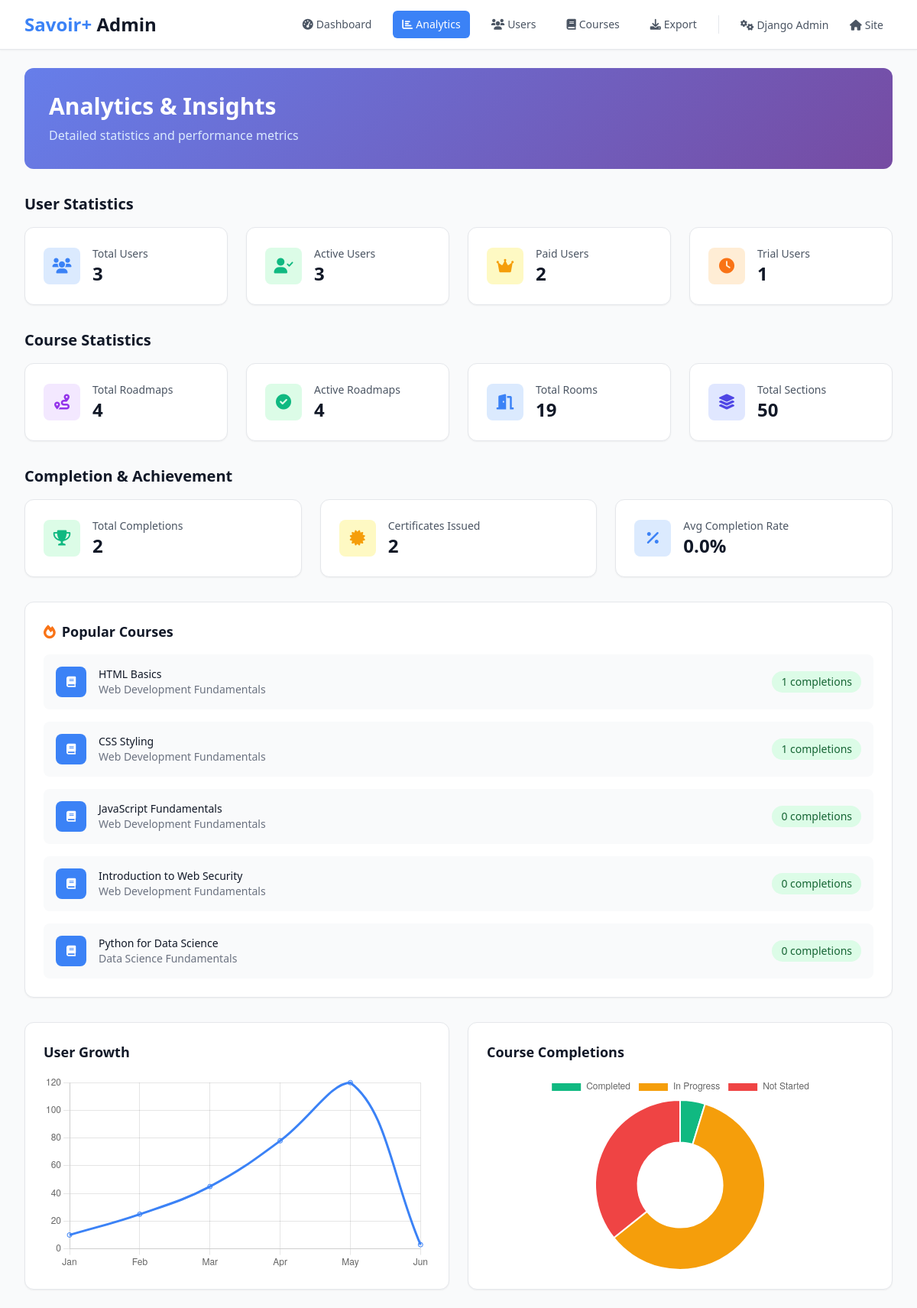
Page /manage/analytics/ (signed in) on the earlier database version.
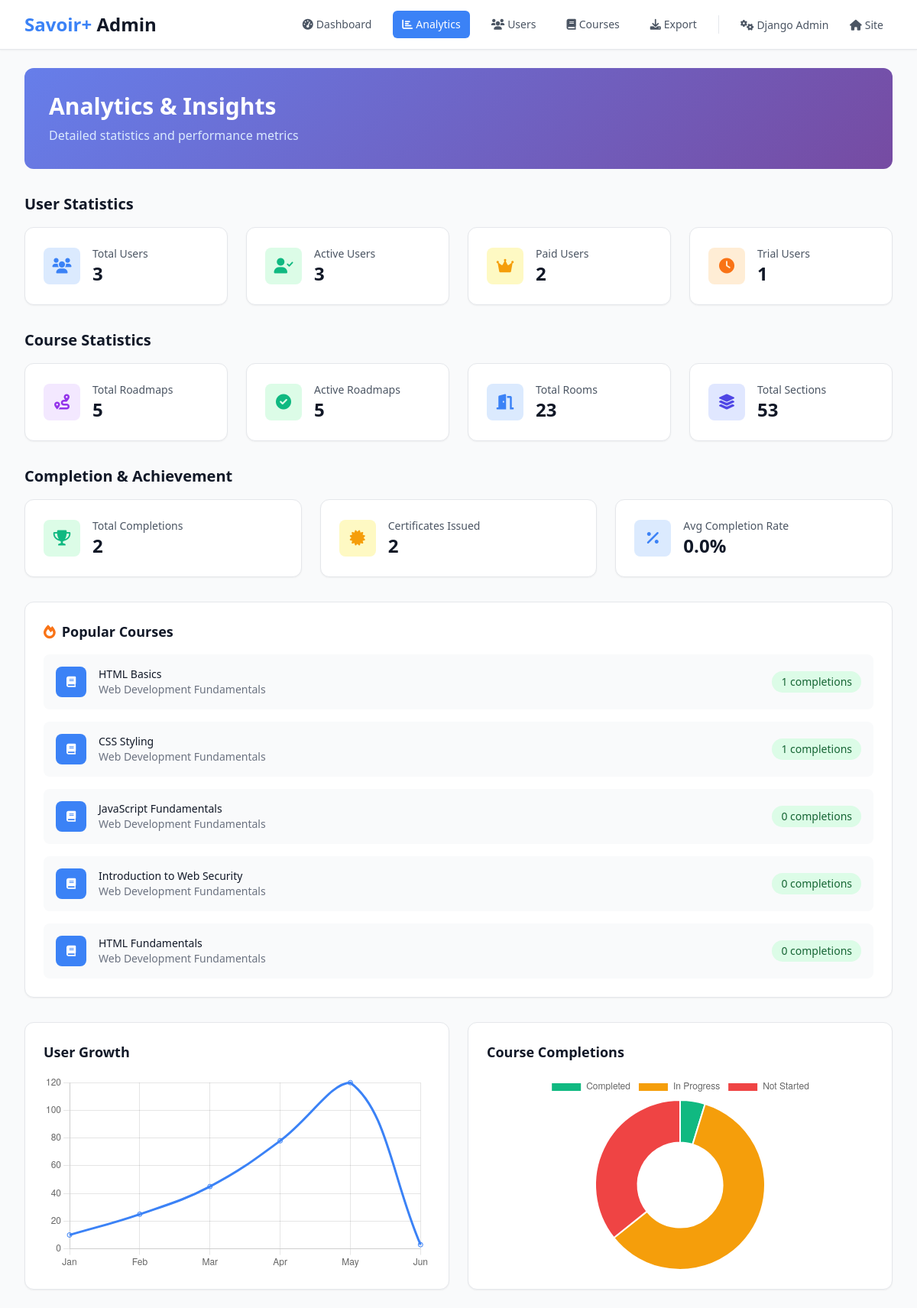
Same page on the later database version.
### lms/models.py (models this page shows, shortened)
class Room(models.Model):
    title = models.CharField(max_length=200, verbose_name=_('Title'))
    title_fr = models.CharField(max_length=200, blank=True, verbose_name=_('Title (French)'))
    description = models.TextField(verbose_name=_('Description'))
    description_fr = models.TextField(blank=True, verbose_name=_('Description (French)'))
    roadmap = models.ForeignKey(Roadmap, on_delete=models.CASCADE, related_name='rooms', verbose_name=_('Roadmap'))
    prerequisite_room = models.ForeignKey('self', on_delete=models.SET_NULL, blank=True, null=True, verbose_name=_('Prerequisite Room'))
    order = models.PositiveIntegerField(default=0, verbose_name=_('Order'))
    is_active = models.BooleanField(default=True, verbose_name=_('Is Active'))
    created_at = models.DateTimeField(auto_now_add=True)
    class Meta:
        verbose_name = _('Room')
        verbose_name_plural = _('Rooms')
        ordering = ['roadmap', 'order']

class Roadmap(models.Model):
    title = models.CharField(max_length=200, verbose_name=_('Title'))
    title_fr = models.CharField(max_length=200, blank=True, verbose_name=_('Title (French)'))
    description = models.TextField(verbose_name=_('Description'))
    description_fr = models.TextField(blank=True, verbose_name=_('Description (French)'))
    is_active = models.BooleanField(default=True, verbose_name=_('Is Active'))
    created_at = models.DateTimeField(auto_now_add=True)
    class Meta:
        verbose_name = _('Roadmap')
        verbose_name_plural = _('Roadmaps')

### lms/views.py (the view)
# urls.py: path('manage/analytics/', views.admin_analytics, name='admin_analytics'),
@user_passes_test(is_staff_or_superuser)
def admin_analytics(request):
    user_stats = {
        'total_users': User.objects.count(),
        'active_users': User.objects.filter(is_active=True).count(),
        'paid_users': User.objects.filter(is_paid_user=True).count(),
        'trial_users': User.objects.filter(is_paid_user=False, is_active=True).count(),
    }
    course_stats = {
        'total_roadmaps': Roadmap.objects.count(),
        'active_roadmaps': Roadmap.objects.filter(is_active=True).count(),
        'total_rooms': Room.objects.count(),
        'total_sections': Section.objects.count(),
    }
    completion_stats = {
        'total_completions': RoomCompletion.objects.filter(is_completed=True).count(),
        'certificates_issued': Certificate.objects.filter(is_valid=True).count(),
        'avg_completion_rate': 0,  # Calculate based on your needs
    }
    popular_courses = Room.objects.annotate(
        completion_count=Count('roomcompletion')
    ).order_by('-completion_count')[:5]
    context = {
        'user_stats': user_stats,
        'course_stats': course_stats,
        'completion_stats': completion_stats,
        'popular_courses': popular_courses,
    }
    return render(request, 'admin/analytics.html', context)

### lms/models.py (called while the page is built)
    def save(self, *args, **kwargs):
        if not self.trial_start_date:
            from django.utils import timezone
            self.trial_start_date = timezone.now()
        if not self.trial_end_date and self.trial_start_date:
            self.trial_end_date = self.trial_start_date + timedelta(days=15)
        super().save(*args, **kwargs)

### lms/views.py (called while the page is built)
def is_staff_or_superuser(user):
    return user.is_staff or user.is_superuser

### templates/admin/analytics.html (shortened to what the changed rows need)
<!DOCTYPE html>
<html lang="en">
<head>
    <script src="https://cdn.tailwindcss.com"></script>
    <link rel="stylesheet" href="https://cdnjs.cloudflare.com/ajax/libs/font-awesome/6.0.0/css/all.min.css">
</head>
<body class="bg-gray-50 min-h-screen">
    <header class="bg-white shadow-sm border-b border-gray-200">
        <div class="max-w-7xl mx-auto px-4 sm:px-6 lg:px-8">
            <div class="flex justify-between items-center h-16">
                <div class="flex items-center">
                    <div class="flex-shrink-0">
                        <h1 class="text-2xl font-bold text-gray-900">
                            <span class="text-primary">Savoir+</span> Admin
                        </h1>
                    </div>
                </div>
            </div>
        </div>
    </header>
    <main class="max-w-7xl mx-auto py-6 px-4 sm:px-6 lg:px-8">
        <div class="mb-8">
            <div class="gradient-bg rounded-xl p-8 text-white">
                <h1 class="text-3xl font-bold mb-2">Analytics & Insights</h1>
            </div>
        </div>
        <div class="mb-8">
            <h2 class="text-xl font-semibold text-gray-900 mb-4">User Statistics</h2>
        </div>
        <div class="mb-8">
            <h2 class="text-xl font-semibold text-gray-900 mb-4">Course Statistics</h2>
            <div class="grid grid-cols-1 md:grid-cols-2 lg:grid-cols-4 gap-6">
                <div class="bg-white rounded-xl p-6 shadow-sm border border-gray-200 card-hover">
                    <div class="flex items-center">
                        <div class="ml-4">
                            <p class="text-sm font-medium text-gray-600">Total Roadmaps</p>
                            <p class="text-2xl font-bold text-gray-900">{{ course_stats.total_roadmaps }}</p>
                        </div>
                    </div>
                </div>
                <div class="bg-white rounded-xl p-6 shadow-sm border border-gray-200 card-hover">
                    <div class="flex items-center">
                        <div class="ml-4">
                            <p class="text-sm font-medium text-gray-600">Active Roadmaps</p>
                            <p class="text-2xl font-bold text-gray-900">{{ course_stats.active_roadmaps }}</p>
                        </div>
                    </div>
                </div>
                <div class="bg-white rounded-xl p-6 shadow-sm border border-gray-200 card-hover">
                    <div class="flex items-center">
                        <div class="ml-4">
                            <p class="text-sm font-medium text-gray-600">Total Rooms</p>
                            <p class="text-2xl font-bold text-gray-900">{{ course_stats.total_rooms }}</p>
                        </div>
                    </div>
                </div>
                <div class="bg-white rounded-xl p-6 shadow-sm border border-gray-200 card-hover">
                    <div class="flex items-center">
                        <div class="ml-4">
                            <p class="text-sm font-medium text-gray-600">Total Sections</p>
                            <p class="text-2xl font-bold text-gray-900">{{ course_stats.total_sections }}</p>
                        </div>
                    </div>
                </div>
            </div>
        </div>
        <div class="mb-8">
            <h2 class="text-xl font-semibold text-gray-900 mb-4">Completion & Achievement</h2>
        </div>
        <div class="mb-8">
            <div class="bg-white rounded-xl p-6 shadow-sm border border-gray-200">
                <div class="space-y-4">
                    {% for course in popular_courses %}
                    <div class="flex items-center justify-between p-4 bg-gray-50 rounded-lg">
                        <div class="flex items-center">
                            <div class="w-10 h-10 bg-primary rounded-lg flex items-center justify-center">
                                <i class="fas fa-book text-white text-sm"></i>
                            </div>
                            <div class="ml-4">
                                <h4 class="text-sm font-medium text-gray-900">{{ course.title }}</h4>
                                <p class="text-sm text-gray-500">{{ course.roadmap.title }}</p>
                            </div>
                        </div>
                        <div class="flex items-center">
                            <span class="inline-flex items-center px-3 py-1 rounded-full text-sm font-medium bg-green-100 text-green-800">
                                {{ course.completion_count }} completions
                            </span>
                        </div>
                    </div>
                    {% empty %}
                    <div class="text-center py-8">
                        <i class="fas fa-chart-bar text-gray-300 text-3xl mb-3"></i>
                        <p class="text-gray-500">No completion data available</p>
                    </div>
                    {% endfor %}
                </div>
            </div>
        </div>
    </main>
    <script>
        // Initialize charts
        document.addEventListener('DOMContentLoaded', function() {
            // User Growth Chart
            const userCtx = document.getElementById('userGrowthChart').getContext('2d');
            new Chart(userCtx, {
                type: 'line',
                data: {
                    labels: ['Jan', 'Feb', 'Mar', 'Apr', 'May', 'Jun'],
                    datasets: [{
                        label: 'Total Users',
                        data: [10, 25, 45, 78, 120, {{ user_stats.total_users }}],
                        borderColor: '#3b82f6',
                        backgroundColor: 'rgba(59, 130, 246, 0.1)',
                        tension: 0.4
                    }]
                },
                options: {
                    responsive: true,
                    maintainAspectRatio: false,
                    plugins: {
                        legend: {
                            display: false
                        }
                    }
                }
            });
            // Completion Chart
            const completionCtx = document.getElementById('completionChart').getContext('2d');
            new Chart(completionCtx, {
                type: 'doughnut',
                data: {
                    labels: ['Completed', 'In Progress', 'Not Started'],
                    datasets: [{
                        data: [{{ completion_stats.total_completions }}, 25, 15],
                        backgroundColor: ['#10b981', '#f59e0b', '#ef4444']
                    }]
                },
                options: {
                    responsive: true,
                    maintainAspectRatio: false
                }
            });
        });
    </script>
</body>
</html>

Differences in the rows shown:
no longer on this page (row unchanged): Room: title "Python for Data Science", roadmap "Data Science Fundamentals", completion_count "0"
added Room: title "HTML Fundamentals", roadmap "Web Development Fundamentals", completion_count "0"
Other differences:
{{ course_stats.total_roadmaps }}: "4" → "5"
{{ course_stats.active_roadmaps }}: "4" → "5"
{{ course_stats.total_rooms }}: "19" → "23"
{{ course_stats.total_sections }}: "50" → "53"
